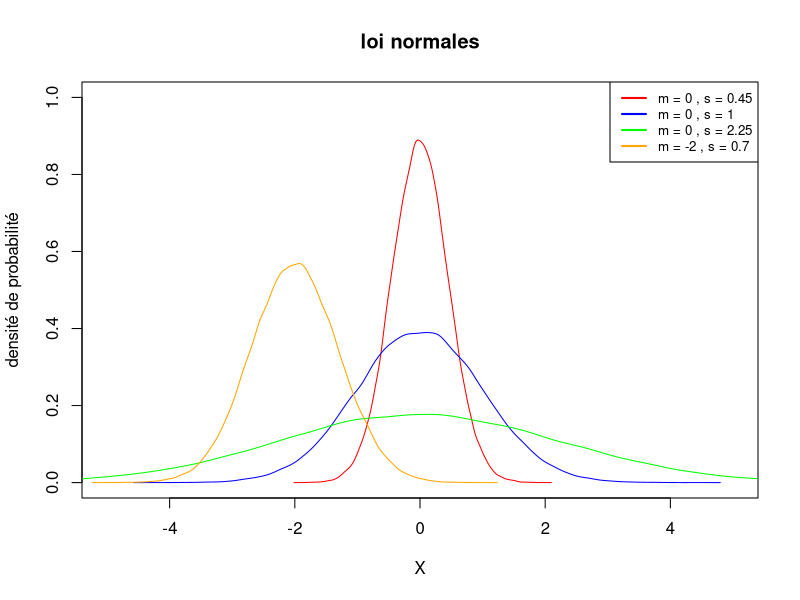
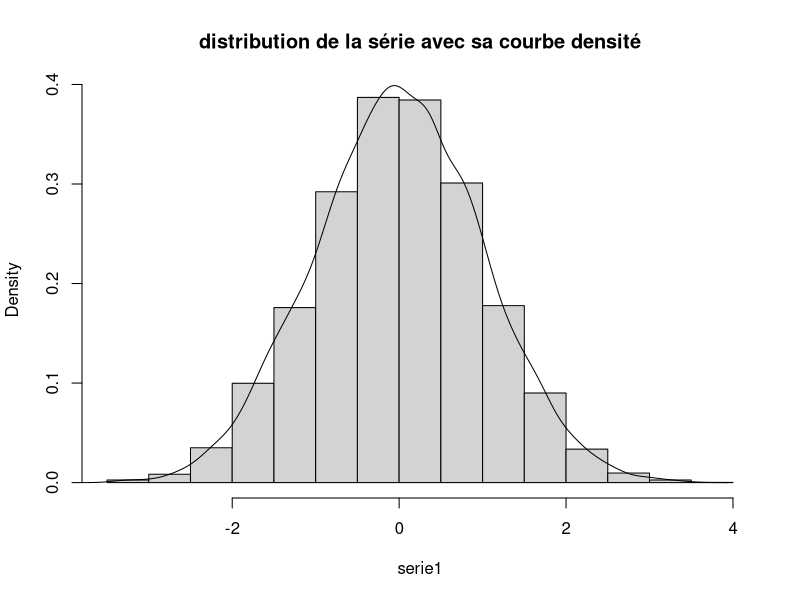
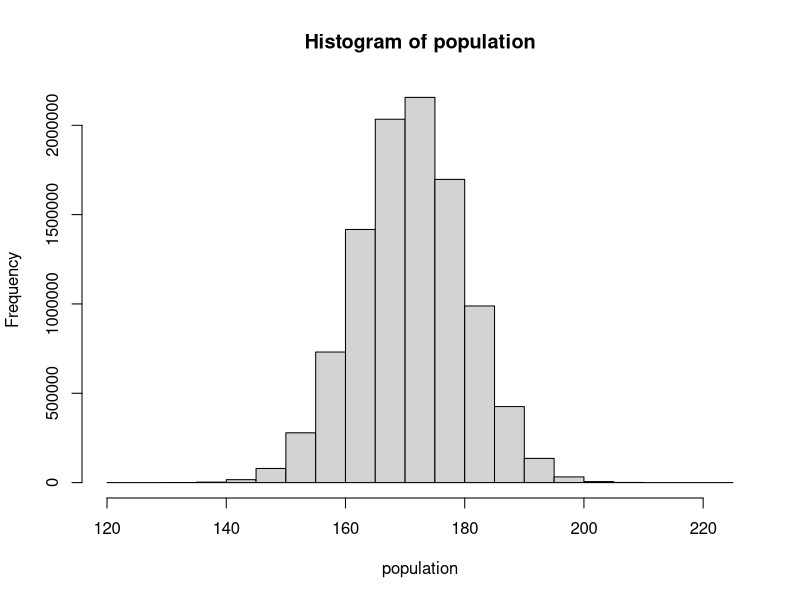

Source code (R) for these figures, in order:
par(mfrow = c(1,1))
plot(NA, xlim = c(-5,5), ylim = c(0,1),
     xlab = "X", ylab = "densité de probabilité",
     main = "loi normales")
moyennes = c(0,0,0,-2)
ecarts = c(0.45,1,2.25,0.7)
couleurs = c("red", "blue", "green", "orange")
legend_labels = c()
for (i in 1:length(moyennes)) {
  serie = rnorm( n = 100000, mean = moyennes[i], sd = ecarts[i])
  lines(density(serie), col = couleurs[i])
  legend_labels <- c(legend_labels, paste("m =", moyennes[i], ",", "s =", ecarts[i]))
}
legend("topright", legend=legend_labels, col=couleurs, lwd=2, cex=0.8)

serie1 = rnorm(n = 10000, mean = 0, sd = 1)

hist(serie1, main = "distribution de la série avec sa courbe densité",
     probability = TRUE)
lines(density(serie1))
median(serie1)
quantile(serie1)
quantile(serie,probs = seq(from = 0, to = 1, by = 0.01))

quantile(serie, probs = 0.95)
qnorm(p = 0.95, mean = 0, sd = 1)
pnorm(q = 1.644854, mean = 0, sd = 1)
qnorm(p = 0.975, mean = 0, sd = 1)
1 - pnorm(q = 1.96, mean = 0, sd = 1)

indices_colones = seq(from = 0.00, to = 0.09, by = 0.01)
indices_lignes = seq(from = 0, to = 3.9, by = 0.1)

#On crée un objet résultat vide.
resultat = NULL
#On parcourt les indices colonnes
for (j in indices_colones) {
  #on crée un vecteur vide pour ajouter les probas au fur et à mesure
  all_probas = c()
  #On parcourt les indices lignes
  for (i in indices_lignes){
    quantile = i + j
    proba = pnorm(q = quantile, mean = 0, sd = 1)
    #on ajoute la nouvelle proba au vecteur existant
    all_probas = c(all_probas,proba)
    all_probas = round(all_probas,digits = 4)
  }
  #On ajoute une colonne au resultat
  resultat = cbind(resultat,all_probas)
}
View(resultat)
class(resultat)
table = data.frame(resultat)
colnames(table) = indices_colones
rownames(table) = indices_lignes
View(table)

moyenne_pop<-171
sd_pop<-9
population<-rnorm(n = 1e7, 
                  mean=moyenne_pop, 
                  sd=sd_pop)

mean(population)
sd(population)
hist(population)
#observé
pop190 = population[population < 190]
length(pop190)
length(pop190) / length(population)

#en théorie
pnorm(q = 190, mean=moyenne_pop, sd=sd_pop)*1e7